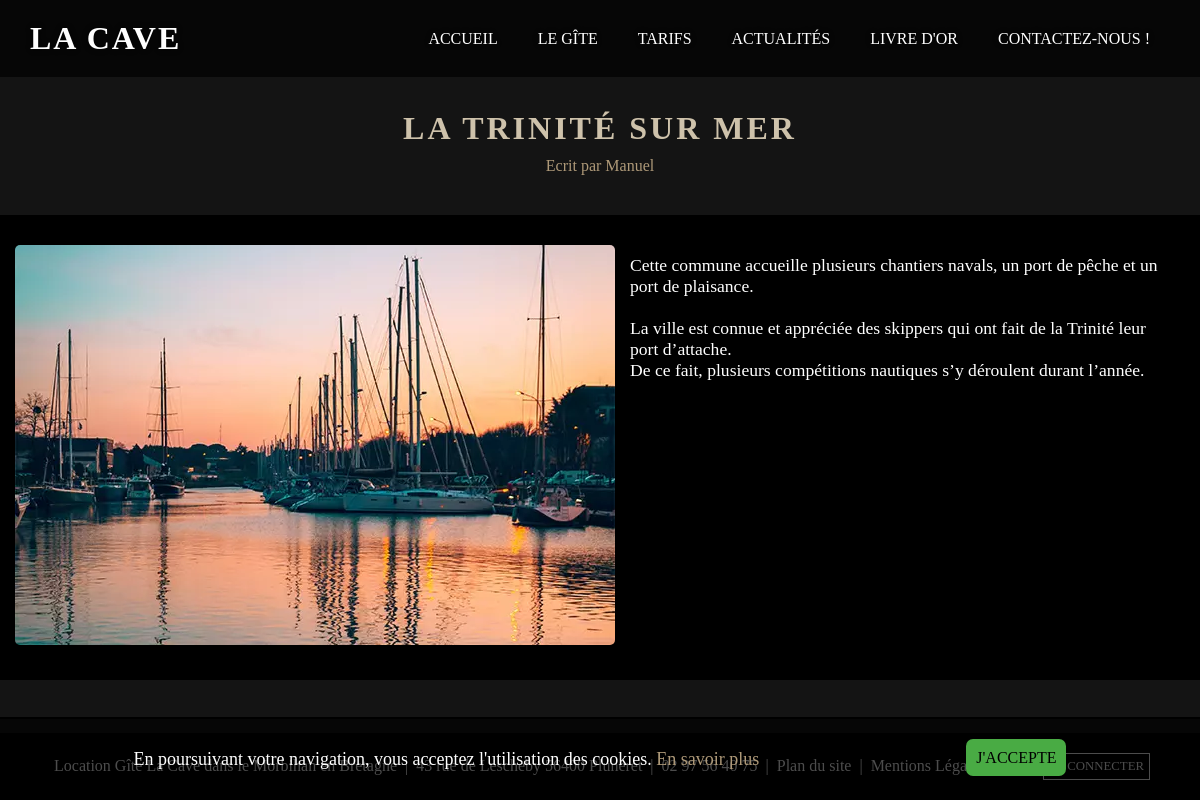
/index.php?action=actualitesSingle&id=28, run on the app's committed database.
### tables this page shows
CREATE TABLE `articles` (
  `id` bigint(20) UNSIGNED NOT NULL,
  `title` varchar(255) DEFAULT NULL,
  `content` text DEFAULT NULL,
  `description_articles` varchar(100) DEFAULT NULL,
  `titre_img_articles` varchar(255) DEFAULT 'Modifier le titre de l image',
  `image_articles` varchar(255) DEFAULT 'app/public/front/images/articles/article-morbihan-bretagne.webp',
  `idarticlesusers` int(11) UNSIGNED NOT NULL
);

CREATE TABLE `users` (
  `id` int(11) UNSIGNED NOT NULL,
  `pseudo` varchar(255) NOT NULL,
  `lastname` varchar(255) NOT NULL,
  `firstname` varchar(255) NOT NULL,
  `email` varchar(255) NOT NULL,
  `pass` varchar(255) NOT NULL,
  `roleusers` varchar(255) NOT NULL,
  `dateinscription` datetime NOT NULL DEFAULT current_timestamp()
);

### app/Controllers/Front/FrontController.php (called while the page is built, shortened)
<?php
class FrontController{
    function actualitesSingle($id){
        $articlesSingle = new \Project\Models\ArticleManager();
        $allArticlesSingle = $articlesSingle->readArticlesSingle($id);
        require 'app/views/front/actualitesSingle.php';
    }
}

### app/Models/ArticleManager.php (called while the page is built, shortened)
<?php
class ArticleManager extends Manager{
    public function readArticlesSingle($id){
        $bdd = $this->bdConnect();
        $req = $bdd->prepare("SELECT articles.*, users.firstname  FROM articles, users WHERE articles.idarticlesusers = users.id AND articles.id = ?");
        $req->execute(array($id));
        return $req;
    }
}

### app/views/front/actualitesSingle.php (the view, shortened to what this page needs)
<?php $allArticleSingle = $allArticlesSingle->fetch() ?>
<article>
    <div class="taille_1170 bloc_titre_actus_single">
        <h1><?= $allArticleSingle['title'] ?></h1>
        <p>Ecrit par <?= $allArticleSingle['firstname'] ?></p>
    </div>
    <div class="taille_max_actus_single">
        <div class="taille_1170 bloc_texte_actus_single">
            <div><img src="<?= $allArticleSingle['image_articles'] ?>" alt="<?= $allArticleSingle['titre_img_articles'] ?>"></div>
            <div>
                 <p><?= nl2br($allArticleSingle['content']) ?></p>
            </div>
        </div>
    </div>
</article>
<?php require 'templates/template.php'; ?>

### app/public/front/css/style.css (style rules this page uses)
:root { --blanc-color: #fff; --noir-color: #000; --rouge-color: #ff0000; --vert-color: #49AB44; --fd-body-marron-color: #141414; --gen_beige-clair-color: #cec2ab; --beige-fonce-color: #b5a992; --fd-menu-beige: #ae9978; --gris-fonce-color: #444; --gris-clair-color: #e0e0e0; --fd-card-actus-gris-color: #f0f0f0; --champ-contact-color: rgba(0, 0, 0, 0); --champ-contact-hover-color: rgba(0, 0, 0, 0.1); --fd-slide-noir-opac: rgba(0,0,0,0.8); --fd-menu-noir-opac:rgba(0,0,0,0.7); }
* { margin: 0; padding: 0; box-sizing: border-box; font-family: 'Times New Roman', Times, serif; }
body { background-color: var(--fd-body-marron-color); color: var(--gen_beige-clair-color); display: flex; flex-direction: column; min-height: 100vh; }
.taille_1170 { max-width: 1170px; width: 100%; margin: 0 auto; }
.bloc_titre_actus_single { text-align: center; margin-top: 110px; margin-bottom: 40px; }
.bloc_titre_actus_single h1 { font-size: 2rem; text-transform: uppercase; letter-spacing: 3px; margin-bottom: 10px; font-family: cinzel; }
.bloc_titre_actus_single p { color: var(--fd-menu-beige); }
.taille_max_actus_single { background-color: var(--noir-color); padding: 30px 0; }
.bloc_texte_actus_single { display: flex; font-size: 1.1rem; color: var(--blanc-color); }
.bloc_texte_actus_single img { width: 600px; height: 400px; border-radius: 5px; -webkit-border-radius: 5px; -moz-border-radius: 5px; -ms-border-radius: 5px; -o-border-radius: 5px; }
.bloc_texte_actus_single p { margin: 10px 15px 0 15px; }

### data on the page
articles: title "LA TRINITÉ SUR MER", idarticlesusers.firstname "Manuel", image_articles (picture), content "Cette commune accueille plusieurs chantiers navals, un port de pêche et un port de plaisance. La ville est connue et appréciée des skippers qui ont fait de la Trinité leur port d’attache. De ce fait, plusieurs compétitions nautiques s’y déroulent durant l’année."
